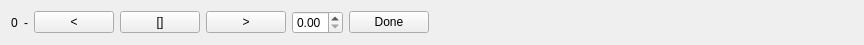
<?xml version="1.0" encoding="UTF-8"?>
<ui version="4.0">
 <class>MainWidget</class>
 <widget class="QWidget" name="MainWidget">
  <property name="geometry">
   <rect>
    <x>0</x>
    <y>0</y>
    <width>864</width>
    <height>37</height>
   </rect>
  </property>
  <property name="sizePolicy">
   <sizepolicy hsizetype="MinimumExpanding" vsizetype="MinimumExpanding">
    <horstretch>0</horstretch>
    <verstretch>0</verstretch>
   </sizepolicy>
  </property>
  <property name="focusPolicy">
   <enum>Qt::StrongFocus</enum>
  </property>
  <property name="windowTitle">
   <string>Glowsuit Command Station</string>
  </property>
  <property name="styleSheet">
   <string notr="true"/>
  </property>
  <layout class="QHBoxLayout" name="horizontalLayout">
   <item>
    <widget class="QLabel" name="step_number_label">
     <property name="text">
      <string>0</string>
     </property>
    </widget>
   </item>
   <item>
    <widget class="QLabel" name="max_step_number_label">
     <property name="text">
      <string>-</string>
     </property>
    </widget>
   </item>
   <item>
    <widget class="QPushButton" name="backward_button">
     <property name="text">
      <string>&lt;</string>
     </property>
    </widget>
   </item>
   <item>
    <widget class="QPushButton" name="play_pause_button">
     <property name="text">
      <string>[]</string>
     </property>
    </widget>
   </item>
   <item>
    <widget class="QPushButton" name="forward_button">
     <property name="text">
      <string>&gt;</string>
     </property>
    </widget>
   </item>
   <item>
    <widget class="QDoubleSpinBox" name="period_spinbox">
     <property name="maximum">
      <double>5.000000000000000</double>
     </property>
     <property name="singleStep">
      <double>0.100000000000000</double>
     </property>
    </widget>
   </item>
   <item>
    <widget class="QPushButton" name="done_button">
     <property name="text">
      <string>Done</string>
     </property>
    </widget>
   </item>
   <item>
    <spacer name="horizontalSpacer">
     <property name="orientation">
      <enum>Qt::Horizontal</enum>
     </property>
     <property name="sizeHint" stdset="0">
      <size>
       <width>40</width>
       <height>20</height>
      </size>
     </property>
    </spacer>
   </item>
  </layout>
 </widget>
 <resources/>
 <connections/>
</ui>
